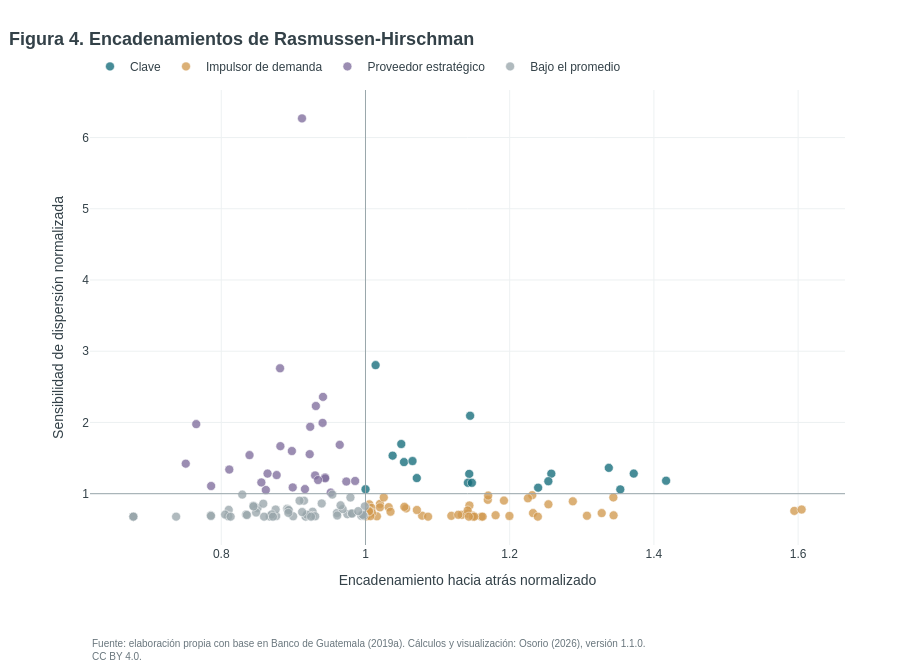
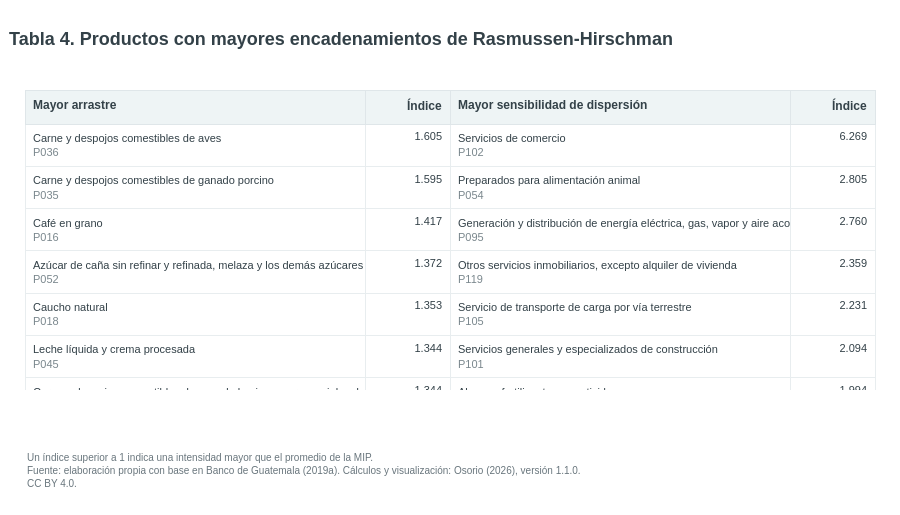

The notebook cell these images were saved under, in order:
### Markdown cell above
## 3. Encadenamientos productivos

La **inversa de Leontief** resume la producción directa e indirecta necesaria para satisfacer una unidad adicional de demanda final (Leontief, 1936; Miller y Blair, 2022).

$$
\mathbf{L}^{d}=\left(\mathbf{I}-\mathbf{A}^{d}\right)^{-1}
$$

El **índice de poder de dispersión de P. Nørregaard Rasmussen** —encadenamiento hacia atrás— compara la intensidad de los requerimientos de cada producto con el promedio de la MIP. El **índice de sensibilidad de dispersión de Rasmussen** —encadenamiento hacia adelante— compara cuánto aparece cada producto en las respuestas del sistema. En conjunto se conocen como índices de encadenamiento de Rasmussen–Hirschman, por Rasmussen y Albert O. Hirschman (Rasmussen, 1956; Hirschman, 1958; Miller y Blair, 2022).

$$
BL_j=\frac{\frac{1}{n}\sum_i l_{ij}}
{\frac{1}{n^2}\sum_i\sum_j l_{ij}}
$$

$$
FL_i=\frac{\frac{1}{n}\sum_j l_{ij}}
{\frac{1}{n^2}\sum_i\sum_j l_{ij}}
$$

Los valores superiores a 1 indican una intensidad mayor que el promedio. Estos índices describen la estructura de la MIP; no son efectos causales ni recomendaciones de política.

### Code cell
#@title { display-mode: "form" }
fig = figura_encadenamientos(indicadores)
mostrar_figura(fig, "Figura 4. Encadenamientos de Rasmussen-Hirschman")

ranking_atras = indicadores.nlargest(10, "encadenamiento_atras_normalizado")
ranking_adelante = indicadores.nlargest(10, "indice_dispersion_adelante_rh_normalizado")
mostrar_tabla_rankings(ranking_atras, ranking_adelante)

### Figure 1 — Plotly figure (JSON) as saved in the notebook; plotly's stock layout.template omitted (floating-point values rounded to 4 significant figures)
{"data": [{"customdata": [["Caña de azúcar y otras plantas azucareras", "P010"], ["Café en grano", "P016"], ["Caucho natural", "P018"], ["Ganado porcino y otro tipo de animales vivos n.c.p.", "P022"], ["Aves de corral", "P023"], ["Leche cruda", "P024"], ["Azúcar de caña sin refinar y refinada, melaza y los demás azúcares n.c.p.", "P052"], ["Preparados para alimentación animal", "P054"], ["Hilados, tejidos, telas y otros productos textiles excepto prendas de vestir", "P059"], ["Madera aserrada y acepillada, productos de madera, corcho, paja y materiales trenzables", "P063"], ["Cemento, cal y yeso", "P079"], ["Servicios generales y especializados de construcción", "P101"], ["Otros servicios de apoyo al transporte", "P108"], ["Servicio de suministro de comidas y bebidas", "P111"], ["Servicios de seguro, reaseguro y fondos de pensiones", "P116"], ["Servicios auxiliares de la intermediación financiera", "P117"], ["Servicios de publicidad y estudios de mercado", "P124"], ["Servicios de mantenimiento, reparación e instalación de productos metálicos elaborados, maquinaria y equipo", "P132"]], "hovertemplate": "<b>%{customdata[0]}</b><br>Código: %{customdata[1]}<br>Encadenamiento hacia atrás: %{x:.3f}<br>Sensibilidad de dispersión: %{y:.3f}<extra></extra>", "marker": {"color": "#146c7a", "line": {"color": "white", "width": 0.6}, "opacity": 0.78, "size": 9}, "mode": "markers", "name": "Clave", "type": "scatter", "x": [1.144, 1.417, 1.353, 1.258, 1.337, 1.254, 1.372, 1.014, 1.0, 1.142, 1.053, 1.145, 1.071, 1.239, 1.148, 1.065, 1.038, 1.05], "y": [1.278, 1.182, 1.06, 1.281, 1.363, 1.175, 1.282, 2.805, 1.063, 1.154, 1.444, 2.094, 1.219, 1.084, 1.153, 1.458, 1.534, 1.697]}, {"customdata": [["Leguminosas (legumbres secas) y semillas oleaginosas", "P003"], ["Cardamomo", "P017"], ["Propagación de plantas", "P019"], ["Otros productos de animales vivos", "P026"], ["Crustáceos sin congelar y otros productos de la pesca", "P030"], ["Carne y despojos comestibles de ganado bovino; cueros y pieles de bovino y de otros animales", "P034"], ["Carne y despojos comestibles de ganado porcino", "P035"], ["Carne y despojos comestibles de aves", "P036"], ["Carne y despojos de otros animales y conservas y preparados de carne", "P037"], ["Crustáceos, moluscos y demás invertebrados acuáticos congelados, preparados o en conserva y sus productos", "P039"], ["Vegetales preparados o en conserva, legumbres y papas", "P040"], ["Preparaciones y conservas de frutas y nueces", "P041"], ["Jugos de frutas", "P042"], ["Aceites de origen vegetal", "P043"], ["Margarina, grasas y otros aceites de origen animal y vegetal", "P044"], ["Leche líquida y crema procesada", "P045"], ["Otros productos lácteos n.c.p.", "P046"], ["Pan y otros productos de panadería y repostería n.c.p.", "P050"], ["Productos alimenticios n.c.p.", "P053"], ["Aguardientes, licores, vinos, demás bebidas espirituosas y productos del tabaco", "P055"], ["Malta y cerveza de malta", "P056"], ["Bebidas no alcohólicas", "P057"], ["Prendas de vestir, adobo y teñido de pieles", "P060"], ["Cuero de piel curtida o adobada y cuero artificial o regenerado y artículos de cuero", "P061"], ["Calzado y sus partes, de cualquier material y de cualquier uso", "P062"], ["Productos de la impresión", "P067"], ["Otros productos químicos", "P074"], ["Vidrio y productos de vidrio", "P077"], ["Productos de cerámica y arcilla", "P078"], ["Artículos de hormigón, cemento y yeso", "P080"], ["Piedras talladas para construcción y otros productos minerales no metálicos n.c.p.", "P081"], ["Aparatos médicos, instrumentos ópticos y de precisión, relojes", "P090"], ["Muebles", "P092"], ["Edificaciones residenciales", "P098"], ["Edificaciones no residenciales", "P099"], ["Obras de ingeniería civil", "P100"], ["Servicios de almacenamiento y depósito", "P107"], ["Servicios postales y de mensajería", "P109"], ["Servicio de alojamiento", "P110"], ["Servicios de banco central", "P113"], ["Otros servicios financieros y servicios de banca de inversión", "P114"], ["Servicios de agencias de viajes, operadores turísticos y actividades conexas", "P127"], ["Servicios de apoyo a la explotación de minas y canteras y los relacionados con la distribución de electricidad, gas y agua", "P135"], ["Servicios públicos del gobierno general", "P137"], ["Otros servicios administrativos", "P139"], ["Servicios audiovisuales, recreativos, culturales y deportivos", "P146"], ["Servicios de asociaciones que sirven a las empresas", "P147"], ["Servicios de asociaciones que sirven a los hogares", "P148"]], "hovertemplate": "<b>%{customdata[0]}</b><br>Código: %{customdata[1]}<br>Encadenamiento hacia atrás: %{x:.3f}<br>Sensibilidad de dispersión: %{y:.3f}<extra></extra>", "marker": {"color": "#d29a50", "line": {"color": "white", "width": 0.6}, "opacity": 0.78, "size": 9}, "mode": "markers", "name": "Impulsor de demanda", "type": "scatter", "x": [1.005, 1.231, 1.144, 1.079, 1.142, 1.344, 1.595, 1.605, 1.328, 1.008, 1.149, 1.007, 1.119, 1.225, 1.254, 1.344, 1.307, 1.134, 1.056, 1.232, 1.001, 1.18, 1.071, 1.192, 1.129, 1.02, 1.17, 1.02, 1.054, 1.288, 1.142, 1.016, 1.2, 1.087, 1.161, 1.149, 1.009, 1.032, 1.025, 1.239, 1.17, 1.007, 1.005, 1.162, 1.151, 1.035, 1.005, 1.143], "y": [0.8501, 0.9799, 0.8347, 0.6914, 0.7216, 0.9478, 0.7587, 0.7775, 0.7275, 0.8009, 0.6948, 0.7164, 0.6889, 0.9352, 0.851, 0.6962, 0.6908, 0.7034, 0.7935, 0.7278, 0.6824, 0.6978, 0.7713, 0.9033, 0.7039, 0.8571, 0.9143, 0.8082, 0.8153, 0.8929, 0.7643, 0.6824, 0.6876, 0.6781, 0.6781, 0.6781, 0.734, 0.8107, 0.9471, 0.6781, 0.9738, 0.6851, 0.7611, 0.6781, 0.6781, 0.7467, 0.7511, 0.6781]}, {"customdata": [["Maíz", "P001"], ["Tabaco y otras plantas no perennes", "P011"], ["Palma africana", "P015"], ["Ganado bovino", "P021"], ["Troncos de madera y leña", "P027"], ["Minerales no metálicos", "P033"], ["Abonos, fertilizantes y pesticidas", "P071"], ["Productos de caucho y plástico", "P076"], ["Métales básicos de hierro y acero, productos primarios de metales preciosos y otros metales no ferrosos", "P082"], ["Otros productos elaborados de metal", "P084"], ["Generación y distribución de energía eléctrica, gas, vapor y aire acondicionado", "P095"], ["Agua natural y distribución de agua natural", "P096"], ["Servicios de comercio", "P102"], ["Mantenimiento y reparación de vehículos automotores y motocicletas", "P103"], ["Servicio de transporte de carga por vía terrestre", "P105"], ["Servicios de información, telecomunicaciones y radiodifusión", "P112"], ["Servicios de Intermediación Financiera Medidos Indirectamente (SIFMI)", "P115"], ["Otros servicios inmobiliarios, excepto alquiler de vivienda", "P119"], ["Servicios jurídicos, de contabilidad, auditoría, teneduría de libros y consultoría fiscal", "P120"], ["Servicios de tecnología de la información", "P121"], ["Servicios de arquitectura e ingeniería, ensayos y análisis técnicos", "P122"], ["Otros servicios profesionales, científicos y técnicos", "P123"], ["Servicios de arrendamiento o alquiler sin operador", "P125"], ["Servicios  de agencias de empleo y de dotación de recursos humanos", "P126"], ["Servicios de seguridad, sistemas de seguridad e investigación privada", "P128"], ["Servicios administrativos, de apoyo de oficina y otros servicios de apoyo a las empresas", "P131"], ["Servicios de apoyo a la agricultura, caza, silvicultura y pesca", "P134"], ["Servicios de manufactura", "P136"]], "hovertemplate": "<b>%{customdata[0]}</b><br>Código: %{customdata[1]}<br>Encadenamiento hacia atrás: %{x:.3f}<br>Sensibilidad de dispersión: %{y:.3f}<extra></extra>", "marker": {"color": "#806e9d", "line": {"color": "white", "width": 0.6}, "opacity": 0.78, "size": 9}, "mode": "markers", "name": "Proveedor estratégico", "type": "scatter", "x": [0.8618, 0.9161, 0.944, 0.8768, 0.7859, 0.9301, 0.9405, 0.882, 0.9441, 0.8556, 0.8815, 0.9734, 0.9119, 0.8642, 0.9312, 0.8979, 0.9643, 0.9411, 0.8392, 0.9518, 0.9856, 0.9233, 0.9226, 0.7653, 0.8111, 0.8991, 0.7507, 0.9342], "y": [1.052, 1.065, 1.229, 1.262, 1.108, 1.256, 1.994, 1.668, 1.215, 1.158, 2.76, 1.171, 6.269, 1.282, 2.231, 1.599, 1.685, 2.359, 1.542, 1.015, 1.179, 1.939, 1.555, 1.977, 1.339, 1.088, 1.422, 1.192]}, {"customdata": [["Frijoles", "P002"], ["Arroz", "P004"], ["Otros cereales", "P005"], ["Hortalizas", "P006"], ["Sandías y melones", "P007"], ["Ejotes y arvejas", "P008"], ["Raíces y tubérculos", "P009"], ["Bananos, plátanos y otros", "P012"], ["Frutas tropicales y subtropicales", "P013"], ["Berries, otras frutas y semillas de frutas", "P014"], ["Otros frutos oleaginosos, otras plantas bebestibles y especias aromáticas", "P020"], ["Huevos", "P025"], ["Productos forestales no madereros", "P028"], ["Peces vivos, frescos o refrigerados", "P029"], ["Petróleo crudo y gas natural", "P031"], ["Minerales metálicos", "P032"], ["Pescado congelado, preparado o en conserva y sus productos", "P038"], ["Harina de trigo", "P047"], ["Arroz sin cáscara", "P048"], ["Otros productos de molinería, almidones y productos de almidón", "P049"], ["Tortillas de maíz, incluso tostadas, horneadas o fritas", "P051"], ["Aguas minerales y otras aguas embotelladas", "P058"], ["Pasta de papel y papel", "P064"], ["Envases de papel y cartón", "P065"], ["Productos de la edición", "P066"], ["Gasolinas, diésel oil y fuel oils", "P068"], ["Aceites, grasas lubricantes y otros aceites preparados", "P069"], ["Gases de petróleo, otros productos de la refinación de petróleo n.c.p.", "P070"], ["Pinturas, barnices, tintas y productos relacionados", "P072"], ["Jabón, preparados de limpieza, perfumes y preparados de toilet", "P073"], ["Productos farmacéuticos", "P075"], ["Productos metálicos estructurales y sus partes de hierro o de acero", "P083"], ["Maquinaria para usos generales y especiales, sus partes y piezas, excepto electrodomésticos", "P085"], ["Electrodomésticos y sus partes", "P086"], ["Maquinaria de oficina, contabilidad e informática, sus partes y piezas", "P087"], ["Maquinaria y aparatos eléctricos, sus partes y piezas", "P088"], ["Equipo y aparatos de radio, televisión y comunicaciones", "P089"], ["Equipo de transporte", "P091"], ["Otros artículos n.c.p.", "P093"], ["Residuos y desechos", "P094"], ["Evacuación de aguas residuales, recogida, tratamiento y eliminación de desechos", "P097"], ["Servicio de transporte de pasajeros por vía terrestre", "P104"], ["Otros tipos de transporte", "P106"], ["Servicios de alquiler de vivienda", "P118"], ["Servicios de limpieza", "P129"], ["Servicios telefónicos de centros de llamadas", "P130"], ["Servicios de reparación de otros bienes", "P133"], ["Servicios públicos administrativos relacionados con la provisión de servicios educativos, de salud, servicios sociales, culturales y otros, sin contar los servicios de seguridad social", "P138"], ["Servicios públicos administrativos prestados a la comunidad en su conjunto", "P140"], ["Servicios administrativos relacionados con los sistemas de seguridad social de afiliación obligatoria", "P141"], ["Servicios de enseñanza", "P142"], ["Servicios de hospitalización", "P143"], ["Servicios médicos y dentales", "P144"], ["Otros servicios de atención de la salud humana", "P145"], ["Otros servicios", "P149"], ["Servicios domésticos", "P150"], ["Compras directas en el exterior por residentes", "P151"], ["Compras directas en el territorio nacional por no residentes", "P152"]], "hovertemplate": "<b>%{customdata[0]}</b><br>Código: %{customdata[1]}<br>Encadenamiento hacia atrás: %{x:.3f}<br>Sensibilidad de dispersión: %{y:.3f}<extra></extra>", "marker": {"color": "#9aa7ac", "line": {"color": "white", "width": 0.6}, "opacity": 0.78, "size": 9}, "mode": "markers", "name": "Bajo el promedio", "type": "scatter", "x": [0.9267, 0.9991, 0.8762, 0.8503, 0.8672, 0.8344, 0.9603, 0.9749, 0.8103, 0.8754, 0.9265, 0.9964, 0.8997, 0.8356, 0.9147, 0.9169, 0.8095, 0.8583, 0.9303, 0.9811, 0.9942, 0.9187, 0.9791, 0.954, 0.9684, 0.8053, 0.6781, 0.8913, 0.9393, 0.8923, 0.9608, 0.8445, 0.8936, 0.6781, 0.6781, 0.9978, 0.6781, 0.9962, 0.9654, 0.8291, 0.8483, 0.8931, 0.9812, 0.7374, 0.9086, 0.87, 0.8447, 0.9245, 0.813, 0.8594, 0.7853, 0.8717, 0.9121, 0.9899, 0.7858, 0.6781, 0.6781, 0.6781], "y": [0.7468, 0.8213, 0.6867, 0.7998, 0.6797, 0.7071, 0.7283, 0.7123, 0.773, 0.7775, 0.6892, 0.7095, 0.6825, 0.7005, 0.9023, 0.6781, 0.683, 0.8595, 0.6831, 0.7213, 0.6909, 0.706, 0.9472, 0.9879, 0.7834, 0.7069, 0.6781, 0.7885, 0.863, 0.7706, 0.6939, 0.8317, 0.7699, 0.6781, 0.6781, 0.6899, 0.6781, 0.7029, 0.8365, 0.9874, 0.736, 0.7306, 0.7214, 0.6781, 0.901, 0.7096, 0.8213, 0.6781, 0.6781, 0.6781, 0.6963, 0.6781, 0.7424, 0.7552, 0.6874, 0.6781, 0.6781, 0.6781]}], "layout": {"annotations": [{"align": "left", "font": {"color": "#69767d", "size": 10}, "showarrow": false, "text": "Fuente: elaboración propia con base en Banco de Guatemala (2019a). Cálculos y visualización: Osorio (2026), versión 1.1.0.<br>CC BY 4.0.", "x": 0, "xanchor": "left", "xref": "paper", "y": -0.2, "yanchor": "top", "yref": "paper"}], "font": {"color": "#334148", "family": "Arial, sans-serif", "size": 12}, "height": 670, "hoverlabel": {"bgcolor": "white", "font": {"family": "Arial", "size": 12}}, "legend": {"orientation": "h", "x": 0, "xanchor": "left", "y": 1.02, "yanchor": "bottom"}, "margin": {"b": 125, "l": 90, "r": 55, "t": 90}, "paper_bgcolor": "white", "plot_bgcolor": "white", "shapes": [{"line": {"color": "#9aa7ac", "width": 1}, "type": "line", "x0": 1, "x1": 1, "xref": "x", "y0": 0, "y1": 1, "yref": "y domain"}, {"line": {"color": "#9aa7ac", "width": 1}, "type": "line", "x0": 0, "x1": 1, "xref": "x domain", "y0": 1, "y1": 1, "yref": "y"}], "title": {"font": {"size": 18}, "text": "<b>Figura 4. Encadenamientos de Rasmussen-Hirschman</b>", "x": 0.01, "xanchor": "left"}, "xaxis": {"gridcolor": "#edf1f2", "title": {"text": "Encadenamiento hacia atrás normalizado"}, "zeroline": false}, "yaxis": {"gridcolor": "#edf1f2", "title": {"text": "Sensibilidad de dispersión normalizada"}, "zeroline": false}}}

### Figure 2 — Plotly figure (JSON) as saved in the notebook; plotly's stock layout.template omitted (floating-point values rounded to 4 significant figures)
{"data": [{"cells": {"align": ["left", "right", "left", "right"], "fill": {"color": "white"}, "font": {"color": "#334148", "size": 11}, "height": 31, "line": {"color": "#e8edef"}, "values": [["Carne y despojos comestibles de aves<br><span style='color:#7a878d'>P036</span>", "Carne y despojos comestibles de ganado porcino<br><span style='color:#7a878d'>P035</span>", "Café en grano<br><span style='color:#7a878d'>P016</span>", "Azúcar de caña sin refinar y refinada, melaza y los demás azúcares n.c.p.<br><span style='color:#7a878d'>P052</span>", "Caucho natural<br><span style='color:#7a878d'>P018</span>", "Leche líquida y crema procesada<br><span style='color:#7a878d'>P045</span>", "Carne y despojos comestibles de ganado bovino; cueros y pieles de bovino y de otros animales<br><span style='color:#7a878d'>P034</span>", "Aves de corral<br><span style='color:#7a878d'>P023</span>", "Carne y despojos de otros animales y conservas y preparados de carne<br><span style='color:#7a878d'>P037</span>", "Otros productos lácteos n.c.p.<br><span style='color:#7a878d'>P046</span>"], ["1.605", "1.595", "1.417", "1.372", "1.353", "1.344", "1.344", "1.337", "1.328", "1.307"], ["Servicios de comercio<br><span style='color:#7a878d'>P102</span>", "Preparados para alimentación animal<br><span style='color:#7a878d'>P054</span>", "Generación y distribución de energía eléctrica, gas, vapor y aire acondicionado<br><span style='color:#7a878d'>P095</span>", "Otros servicios inmobiliarios, excepto alquiler de vivienda<br><span style='color:#7a878d'>P119</span>", "Servicio de transporte de carga por vía terrestre<br><span style='color:#7a878d'>P105</span>", "Servicios generales y especializados de construcción<br><span style='color:#7a878d'>P101</span>", "Abonos, fertilizantes y pesticidas<br><span style='color:#7a878d'>P071</span>", "Servicios  de agencias de empleo y de dotación de recursos humanos<br><span style='color:#7a878d'>P126</span>", "Otros servicios profesionales, científicos y técnicos<br><span style='color:#7a878d'>P123</span>", "Servicios de mantenimiento, reparación e instalación de productos metálicos elaborados, maquinaria y equipo<br><span style='color:#7a878d'>P132</span>"], ["6.269", "2.805", "2.760", "2.359", "2.231", "2.094", "1.994", "1.977", "1.939", "1.697"]]}, "columnwidth": [3.2, 0.8, 3.2, 0.8], "header": {"align": ["left", "right", "left", "right"], "fill": {"color": "#eef4f5"}, "font": {"color": "#334148", "size": 12}, "height": 34, "line": {"color": "#dfe6e9"}, "values": ["<b>Mayor arrastre</b>", "<b>Índice</b>", "<b>Mayor sensibilidad de dispersión</b>", "<b>Índice</b>"]}, "type": "table"}], "layout": {"annotations": [{"align": "left", "font": {"color": "#69767d", "size": 10}, "showarrow": false, "text": "Un índice superior a 1 indica una intensidad mayor que el promedio de la MIP.<br>Fuente: elaboración propia con base en Banco de Guatemala (2019a). Cálculos y visualización: Osorio (2026), versión 1.1.0.<br>CC BY 4.0.", "x": 0, "xanchor": "left", "xref": "paper", "y": -0.2, "yanchor": "top", "yref": "paper"}], "font": {"color": "#334148", "family": "Arial, sans-serif", "size": 12}, "height": 515, "hoverlabel": {"bgcolor": "white", "font": {"family": "Arial", "size": 12}}, "margin": {"b": 125, "l": 25, "r": 25, "t": 90}, "paper_bgcolor": "white", "plot_bgcolor": "white", "title": {"font": {"size": 18}, "text": "<b>Tabla 4. Productos con mayores encadenamientos de Rasmussen-Hirschman</b>", "x": 0.01, "xanchor": "left"}}}
